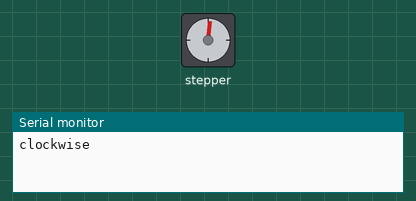
This sketch was run on a simulated Arduino Uno, built with avr-gcc and run on an emulated ATmega328P. On the bench: stepper motor, the last lines printed to the serial monitor. Stepper angles assume 200 steps per turn.

Above: at 0.05 s.
At 0.95 s:
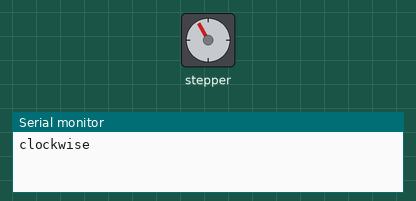
At 1.7 s:
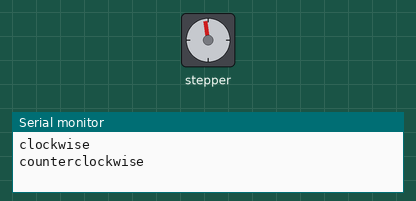
At 2.5 s:
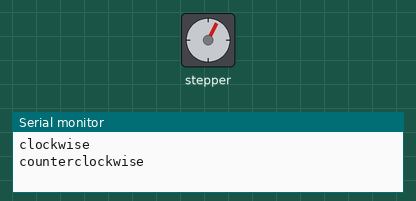
Timing chart, 0 to 6.9 s (numbered marks = the images above):
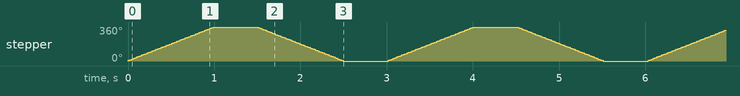

Measured:
- by itself, stepper: turns 360° clockwise in 0.99 s, then 360° counter-clockwise in 0.99 s, repeating every 3.0 s

The sketch:

MotorStarterCode.ino
```cpp
/*
 Stepper Motor Control - one revolution

 This program drives a unipolar or bipolar stepper motor.
 The motor is attached to digital pins 8 - 11 of the Arduino.

 The motor should revolve one revolution in one direction, then
 one revolution in the other direction.


 Created 11 Mar. 2007
 Modified 30 Nov. 2009
 by Tom Igoe

 */

#include <Stepper.h>

const int stepsPerRevolution = 200;  // change this to fit the number of steps per revolution
// for your motor

// initialize the stepper library on pins 8 through 11:
Stepper myStepper(stepsPerRevolution, 4, 5, 6, 7);

void setup() {
  // set the speed at 60 rpm:
  myStepper.setSpeed(60);
  // initialize the serial port:
  Serial.begin(9600);
}

void loop() {
  // step one revolution  in one direction:
  Serial.println("clockwise");
  myStepper.step(stepsPerRevolution);
  delay(500);

  // step one revolution in the other direction:
  Serial.println("counterclockwise");
  myStepper.step(-stepsPerRevolution);
  delay(500);
}
```
